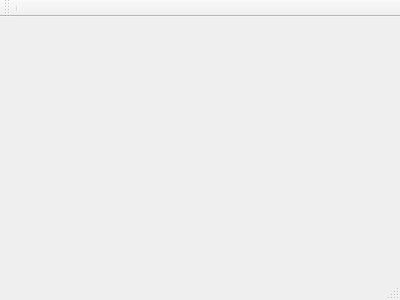
<?xml version="1.0" encoding="UTF-8"?>
<ui version="4.0">
 <class>MainWindow</class>
 <widget class="QMainWindow" name="MainWindow">
  <property name="geometry">
   <rect>
    <x>0</x>
    <y>0</y>
    <width>400</width>
    <height>300</height>
   </rect>
  </property>
  <property name="windowTitle">
   <string>MainWindow</string>
  </property>
  <widget class="QWidget" name="centralWidget"/>
  <widget class="QMenuBar" name="menuBar">
   <property name="geometry">
    <rect>
     <x>0</x>
     <y>0</y>
     <width>400</width>
     <height>22</height>
    </rect>
   </property>
  </widget>
  <widget class="QToolBar" name="mainToolBar">
   <attribute name="toolBarArea">
    <enum>TopToolBarArea</enum>
   </attribute>
   <attribute name="toolBarBreak">
    <bool>false</bool>
   </attribute>
   <addaction name="separator"/>
  </widget>
  <widget class="QStatusBar" name="statusBar"/>
 </widget>
 <layoutdefault spacing="6" margin="11"/>
 <resources/>
 <connections/>
</ui>
